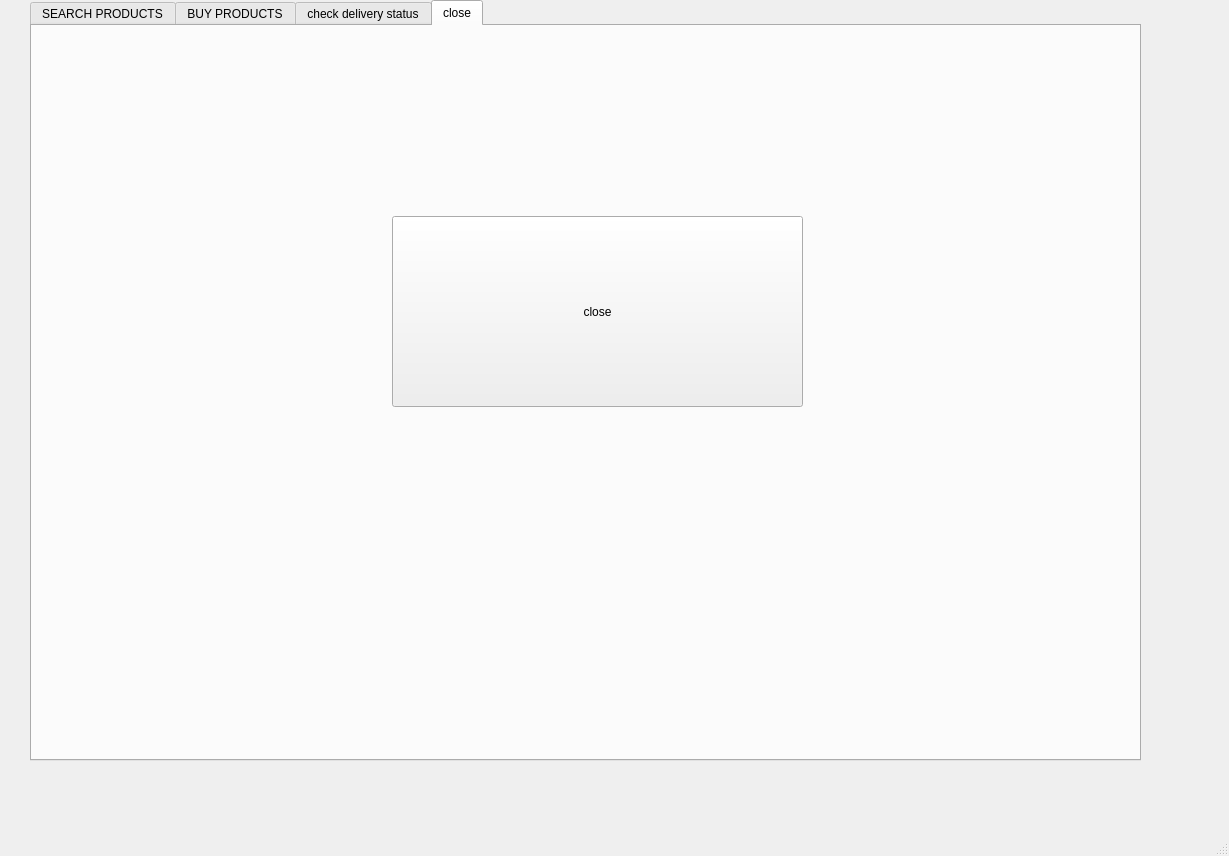
<?xml version="1.0" encoding="UTF-8"?>
<ui version="4.0">
 <class>vendor_window</class>
 <widget class="QMainWindow" name="vendor_window">
  <property name="geometry">
   <rect>
    <x>0</x>
    <y>0</y>
    <width>1229</width>
    <height>856</height>
   </rect>
  </property>
  <property name="windowTitle">
   <string>MainWindow</string>
  </property>
  <widget class="QWidget" name="centralwidget">
   <widget class="QTabWidget" name="tabWidget">
    <property name="geometry">
     <rect>
      <x>30</x>
      <y>0</y>
      <width>1111</width>
      <height>761</height>
     </rect>
    </property>
    <property name="currentIndex">
     <number>3</number>
    </property>
    <widget class="QWidget" name="tab">
     <attribute name="title">
      <string>SEARCH PRODUCTS</string>
     </attribute>
     <widget class="QTabWidget" name="tabWidget_2">
      <property name="geometry">
       <rect>
        <x>100</x>
        <y>30</y>
        <width>921</width>
        <height>611</height>
       </rect>
      </property>
      <property name="currentIndex">
       <number>1</number>
      </property>
      <widget class="QWidget" name="tab_3">
       <attribute name="title">
        <string>SEE ALL PRODUCT</string>
       </attribute>
       <widget class="QPushButton" name="refresh">
        <property name="geometry">
         <rect>
          <x>420</x>
          <y>30</y>
          <width>89</width>
          <height>25</height>
         </rect>
        </property>
        <property name="text">
         <string>REFRESH</string>
        </property>
       </widget>
       <widget class="QScrollArea" name="scrollArea">
        <property name="geometry">
         <rect>
          <x>60</x>
          <y>80</y>
          <width>831</width>
          <height>461</height>
         </rect>
        </property>
        <property name="widgetResizable">
         <bool>true</bool>
        </property>
        <widget class="QWidget" name="scrollAreaWidgetContents">
         <property name="geometry">
          <rect>
           <x>0</x>
           <y>0</y>
           <width>829</width>
           <height>459</height>
          </rect>
         </property>
         <layout class="QVBoxLayout" name="verticalLayout">
          <item>
           <widget class="QPushButton" name="pushButton">
            <property name="text">
             <string>PushButton</string>
            </property>
           </widget>
          </item>
         </layout>
        </widget>
       </widget>
      </widget>
      <widget class="QWidget" name="tab_4">
       <attribute name="title">
        <string>SEARCH A PRODUCT</string>
       </attribute>
       <widget class="QPushButton" name="pushButton_100">
        <property name="geometry">
         <rect>
          <x>690</x>
          <y>30</y>
          <width>89</width>
          <height>25</height>
         </rect>
        </property>
        <property name="text">
         <string>search</string>
        </property>
       </widget>
       <widget class="QLineEdit" name="lineEdit">
        <property name="geometry">
         <rect>
          <x>260</x>
          <y>30</y>
          <width>421</width>
          <height>25</height>
         </rect>
        </property>
       </widget>
       <widget class="QWidget" name="layoutWidget">
        <property name="geometry">
         <rect>
          <x>230</x>
          <y>130</y>
          <width>531</width>
          <height>431</height>
         </rect>
        </property>
        <layout class="QVBoxLayout" name="verticalLayout_2">
         <item>
          <widget class="QLabel" name="label">
           <property name="text">
            <string/>
           </property>
          </widget>
         </item>
         <item>
          <widget class="QLabel" name="label_2">
           <property name="text">
            <string/>
           </property>
          </widget>
         </item>
         <item>
          <widget class="QLabel" name="label_3">
           <property name="text">
            <string/>
           </property>
          </widget>
         </item>
         <item>
          <widget class="QLabel" name="label_4">
           <property name="text">
            <string/>
           </property>
          </widget>
         </item>
         <item>
          <widget class="QLabel" name="label_5">
           <property name="text">
            <string/>
           </property>
          </widget>
         </item>
        </layout>
       </widget>
       <widget class="QWidget" name="layoutWidget_2">
        <property name="geometry">
         <rect>
          <x>120</x>
          <y>130</y>
          <width>86</width>
          <height>431</height>
         </rect>
        </property>
        <layout class="QVBoxLayout" name="verticalLayout_4">
         <item>
          <widget class="QLabel" name="label_13">
           <property name="text">
            <string>product:-</string>
           </property>
          </widget>
         </item>
         <item>
          <widget class="QLabel" name="label_14">
           <property name="text">
            <string>upper limit:-</string>
           </property>
          </widget>
         </item>
         <item>
          <widget class="QLabel" name="label_16">
           <property name="text">
            <string>lower limit:-</string>
           </property>
          </widget>
         </item>
         <item>
          <widget class="QLabel" name="label_15">
           <property name="text">
            <string>ind limit:-</string>
           </property>
          </widget>
         </item>
         <item>
          <widget class="QLabel" name="label_17">
           <property name="text">
            <string>capacity:-</string>
           </property>
          </widget>
         </item>
        </layout>
       </widget>
      </widget>
     </widget>
    </widget>
    <widget class="QWidget" name="tab_2">
     <attribute name="title">
      <string>BUY PRODUCTS</string>
     </attribute>
     <widget class="QPushButton" name="refresh_vendor">
      <property name="geometry">
       <rect>
        <x>510</x>
        <y>70</y>
        <width>111</width>
        <height>41</height>
       </rect>
      </property>
      <property name="text">
       <string>REFRESH</string>
      </property>
     </widget>
     <widget class="QWidget" name="layoutWidget_3">
      <property name="geometry">
       <rect>
        <x>90</x>
        <y>160</y>
        <width>154</width>
        <height>381</height>
       </rect>
      </property>
      <layout class="QVBoxLayout" name="verticalLayout_9">
       <item>
        <widget class="QLabel" name="label_26">
         <property name="text">
          <string>VENDOR NAME</string>
         </property>
        </widget>
       </item>
       <item>
        <widget class="QLabel" name="label_27">
         <property name="text">
          <string>QTY:-</string>
         </property>
        </widget>
       </item>
       <item>
        <widget class="QLabel" name="label_28">
         <property name="text">
          <string>PRICE/KG</string>
         </property>
        </widget>
       </item>
       <item>
        <widget class="QLabel" name="label_29">
         <property name="text">
          <string>PRICE:-</string>
         </property>
        </widget>
       </item>
       <item>
        <widget class="QLabel" name="label_30">
         <property name="text">
          <string>DATE OF BUY</string>
         </property>
        </widget>
       </item>
       <item>
        <widget class="QLabel" name="label_31">
         <property name="text">
          <string>PRODUCT NAME</string>
         </property>
        </widget>
       </item>
      </layout>
     </widget>
     <widget class="QPushButton" name="pushButton_3">
      <property name="geometry">
       <rect>
        <x>520</x>
        <y>590</y>
        <width>89</width>
        <height>25</height>
       </rect>
      </property>
      <property name="text">
       <string>SUBMIT</string>
      </property>
     </widget>
     <widget class="QWidget" name="layoutWidget">
      <property name="geometry">
       <rect>
        <x>250</x>
        <y>150</y>
        <width>821</width>
        <height>411</height>
       </rect>
      </property>
      <layout class="QVBoxLayout" name="verticalLayout_3">
       <item>
        <widget class="QLineEdit" name="vendor_name"/>
       </item>
       <item>
        <widget class="QLineEdit" name="vendor_qty"/>
       </item>
       <item>
        <widget class="QLineEdit" name="lineEdit_2"/>
       </item>
       <item>
        <widget class="QLineEdit" name="vendor_price"/>
       </item>
       <item>
        <widget class="QDateEdit" name="dateEdit">
         <property name="minimumDate">
          <date>
           <year>2017</year>
           <month>3</month>
           <day>1</day>
          </date>
         </property>
         <property name="calendarPopup">
          <bool>true</bool>
         </property>
        </widget>
       </item>
       <item>
        <widget class="QComboBox" name="comboBox"/>
       </item>
      </layout>
     </widget>
     <widget class="QLabel" name="label_6">
      <property name="geometry">
       <rect>
        <x>180</x>
        <y>660</y>
        <width>841</width>
        <height>17</height>
       </rect>
      </property>
      <property name="text">
       <string/>
      </property>
     </widget>
    </widget>
    <widget class="QWidget" name="tab_5">
     <attribute name="title">
      <string>check delivery status</string>
     </attribute>
     <widget class="QLabel" name="label_7">
      <property name="geometry">
       <rect>
        <x>190</x>
        <y>50</y>
        <width>151</width>
        <height>17</height>
       </rect>
      </property>
      <property name="text">
       <string>ENTER UNIQUE ID:-</string>
      </property>
     </widget>
     <widget class="QLineEdit" name="lineEdit_3">
      <property name="geometry">
       <rect>
        <x>330</x>
        <y>40</y>
        <width>531</width>
        <height>41</height>
       </rect>
      </property>
     </widget>
     <widget class="QPushButton" name="check_status">
      <property name="geometry">
       <rect>
        <x>440</x>
        <y>100</y>
        <width>89</width>
        <height>25</height>
       </rect>
      </property>
      <property name="text">
       <string>submit</string>
      </property>
     </widget>
     <widget class="QLabel" name="label_8">
      <property name="geometry">
       <rect>
        <x>220</x>
        <y>210</y>
        <width>701</width>
        <height>341</height>
       </rect>
      </property>
      <property name="font">
       <font>
        <family>Ubuntu Condensed</family>
        <pointsize>23</pointsize>
        <weight>75</weight>
        <italic>true</italic>
        <bold>true</bold>
       </font>
      </property>
      <property name="text">
       <string/>
      </property>
     </widget>
    </widget>
    <widget class="QWidget" name="tab_6">
     <attribute name="title">
      <string>close</string>
     </attribute>
     <widget class="QPushButton" name="pushButton_2">
      <property name="geometry">
       <rect>
        <x>360</x>
        <y>190</y>
        <width>411</width>
        <height>191</height>
       </rect>
      </property>
      <property name="text">
       <string>close</string>
      </property>
     </widget>
    </widget>
   </widget>
  </widget>
  <widget class="QMenuBar" name="menubar">
   <property name="geometry">
    <rect>
     <x>0</x>
     <y>0</y>
     <width>1229</width>
     <height>22</height>
    </rect>
   </property>
  </widget>
  <widget class="QStatusBar" name="statusbar"/>
 </widget>
 <resources/>
 <connections/>
</ui>
